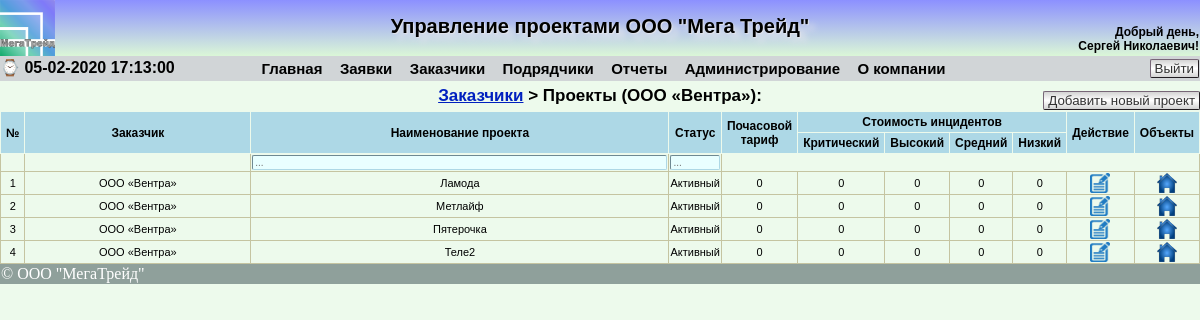
/showprojects.php?id_customer=4 (signed in), run on an earlier commit of the app's database.
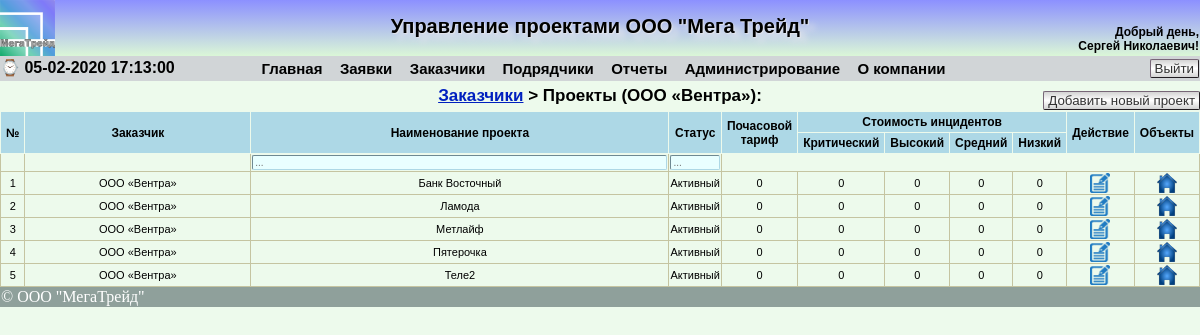
And on a later commit of the database.
### tables this page shows
CREATE TABLE `projects` (
  `id_project` int(11) NOT NULL AUTO_INCREMENT,
  `id_customer` int(11) unsigned NOT NULL,
  `projectname` varchar(50) NOT NULL,
  `status` tinyint(1) NOT NULL,
  `cost_hour` double unsigned NOT NULL,
  `cost_incident_critical` double unsigned NOT NULL,
  `cost_incident_high` double unsigned NOT NULL,
  `cost_incident_medium` double unsigned NOT NULL,
  `cost_incident_low` double unsigned NOT NULL,
  PRIMARY KEY (`id_project`)
);

CREATE TABLE `customer` (
  `id_customer` int(11) NOT NULL AUTO_INCREMENT,
  `customer_name` varchar(100) NOT NULL,
  `jur_address` text NOT NULL,
  `post_address` text NOT NULL,
  `ogrn` varchar(15) NOT NULL,
  `inn` varchar(12) NOT NULL,
  `kpp` varchar(9) NOT NULL,
  `dogovor_number` varchar(50) NOT NULL,
  `status` tinyint(1) NOT NULL,
  `bank_name` varchar(200) NOT NULL,
  `bank_bik` varchar(9) NOT NULL,
  `korr_schet` varchar(20) NOT NULL,
  `rasch_schet` varchar(20) NOT NULL,
  `recipient` varchar(150) NOT NULL,
  `phone` varchar(100) NOT NULL,
  `email` varchar(100) NOT NULL,
  `contact_name` varchar(200) NOT NULL,
  `comment` text,
  PRIMARY KEY (`id_customer`)
);

### func/db.php (called while the page is built, shortened)
<?php
function Edit_Customer($connection, $var)
{
    $search = "SELECT * FROM customer WHERE id_customer = '$var'";
    $result = $connection->query ($search);
    if ($result)
    {
        $rows = $result->fetch_array (MYSQLI_ASSOC);
    }
    if ($rows) return $rows;
    else return 0;
}
function Show_Projects($connection, $var)
{
	$search = "SELECT * FROM projects WHERE id_customer='$var' ORDER BY projectname, status ASC";
    $result = $connection->query ($search);
    $rows = $result->num_rows;
    if (!$rows) return false;
    else
    {
        $array = array ();
        for ($i=0; $i<$rows; $i++)
        {
            $result->data_seek ($i);
            $row =$result->fetch_array (MYSQLI_ASSOC);
            $array["$i"] = $row;
        }
    }
    return $array;
}
?>

### func/arrays.php (called while the page is built, shortened)
<?php
$statusedit = array("Неактивный", "Активный", "Любой");
?>

### showprojects.php (the view, shortened to what this page needs)
<?php
require '/connection/config.php';
if(isset($_SESSION['userlevel']))
{
require_once '/blocks/header.php';
require '/func/arrays.php';
if(isset($_GET['id_customer']))
{
	$data = $_GET['id_customer'];
	$projects = Show_Projects($link, $data);
	$customers = Edit_Customer($link, $data);
}?>
<!DOCTYPE html>
<html lang="ru">
<head>
</head>
<body>
	<div class="showcustomer">
			<div class="breadcrumbs"><a href='/showcustomer.php'>Заказчики</a> > Проекты (<?=$customers['customer_name'];?>):</div>
			<?php if($_SESSION['userlevel']<=3){ ?>
				<div class="newticket">
					<a href='/newproject.php?id_customer=<?=$data?>'><button class="button-new">Добавить новый проект</button></a>
				</div>
			<?php }?>
				<table border="1" cellspacing="0">
					<thead>
						<tr class="hdr">
							<th width="1" rowspan="2">№</th>
							<th rowspan="2">Заказчик</th>
							<th rowspan="2">Наименование проекта</th>
							<th rowspan="2" width=1%>Статус</th>
							<th  width="1" rowspan="2">Почасовой<br>тариф</th>
							<th width="1" colspan="4">Стоимость инцидентов</th>
							<?php if($_SESSION['userlevel']<=3){ ?>
							<th width="1" rowspan="2">Действие</th>
							<?php }?>
							<th width="1" rowspan="2">Объекты</th>
						</tr>
							<tr class="hdr">
							<th width="1">Критический</th>
							<th width="1">Высокий</th>
							<th width="1">Средний</th>
							<th width="1">Низкий</th>
						</tr>
						<tr class='table-filters'>
							<td>
							</td>
							<td>
							</td>
							<td>
								<input class="reg_input_filter" type="text" placeholder="..."/>
							</td>
							<td>
								<input class="reg_input_filter" type="text" placeholder="..."/>
							</td>
							<td colspan="7">
							</td>
						</tr>
					</thead>
				<?php
				if($projects){
				foreach($projects as $i => $project) { ?>
				<tbody>
					<tr class="reg_text_show_tickets">
						<td align="center" width="1"><?=$i+1?></td>
						<td align="center"><?=$customers['customer_name'];?></td>
						<td align="center"><?=$project['projectname']?></td>
						<td align="center"><?=$statusedit[$project['status']]?></td>
						<td  width="1" align="center"><?=$project['cost_hour']?></td>
						<td  width="1" align="center"><?=$project['cost_incident_critical']?></td>
						<td  width="1" align="center"><?=$project['cost_incident_high']?></td>
						<td  width="1" align="center"><?=$project['cost_incident_medium']?></td>
						<td  width="1" align="center"><?=$project['cost_incident_low']?></td>
						<?php if($_SESSION['userlevel']<=3){ ?>
						<td width="1" align="center"><a href='/editproject.php?edit_project=<?= $project['id_project'] ?>' title = 'Редактировать'>
						<img src='/images/edit.png' width='20' height='20'></td>
						<?php }?>
						<td width="1" align="center"><a href='showobjects.php?id_project=<?= $project['id_project'] ?>' title = 'Объекты'>
						<img src='/images/house1.png' width='20' height='20'></td>
					</tr>
				</tbody>
<?php }} ?>
		</table>
	</div>
<div id="footer">&copy; ООО "МегаТрейд"</div>
</body>
</html>
<?php
	}
	else
	{
		header('Location: /');
	}
?>

What changed in the data, as far as the page shows it:
added projects: id_customer.customer_name "ООО «Вентра»", projectname "Банк Восточный", status "Активный", cost_hour "0", cost_incident_critical "0", cost_incident_high "0", cost_incident_medium "0", cost_incident_low "0"
